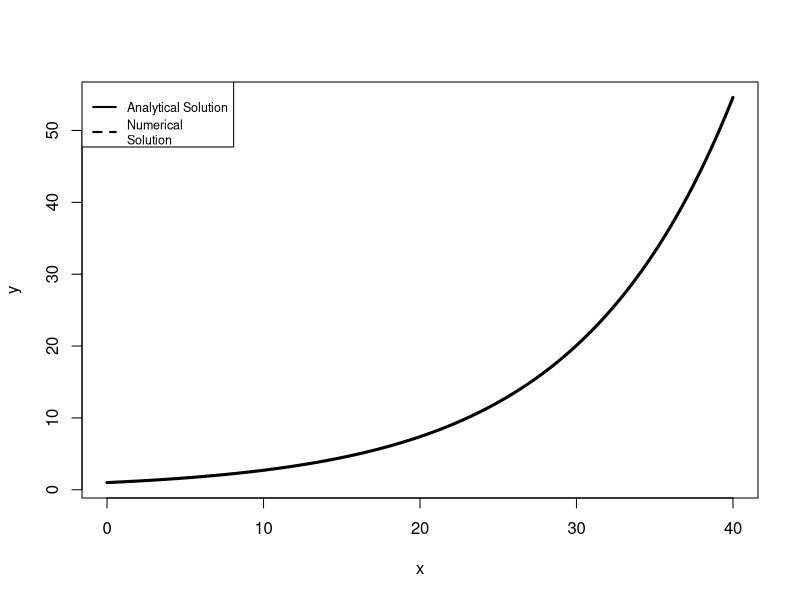
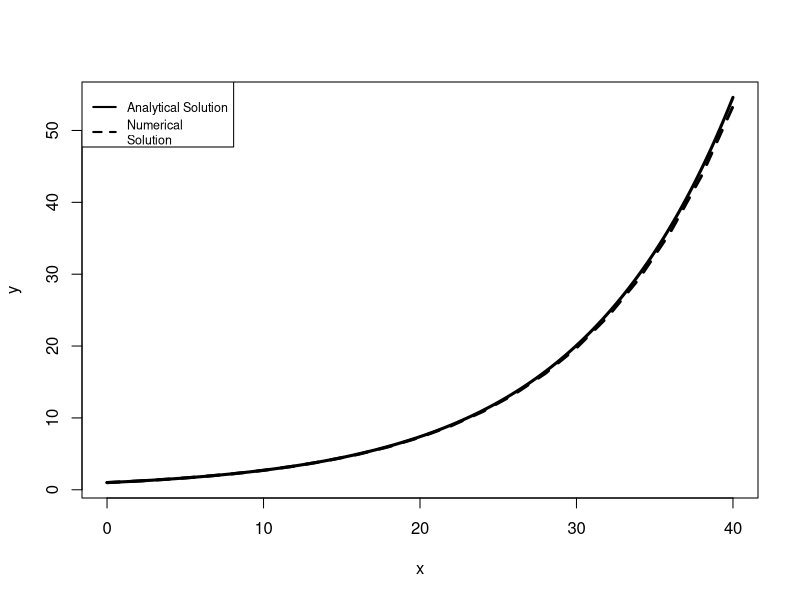
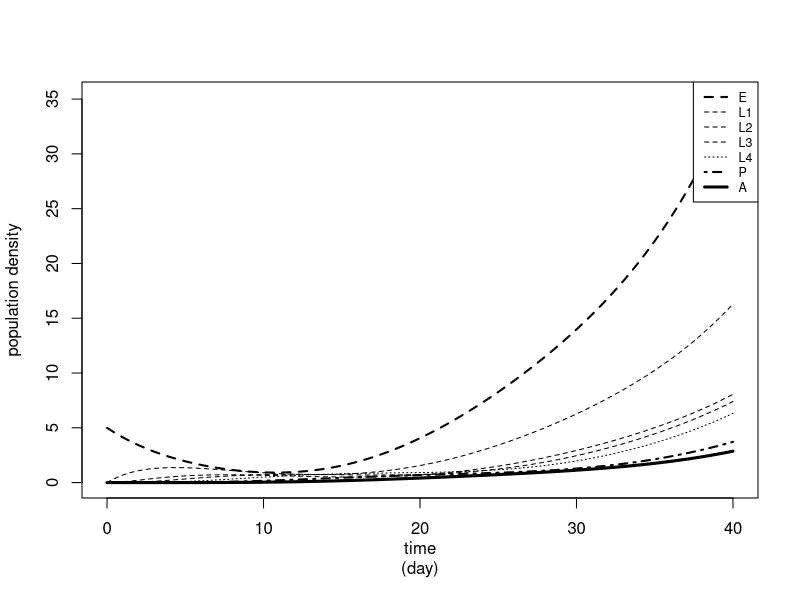
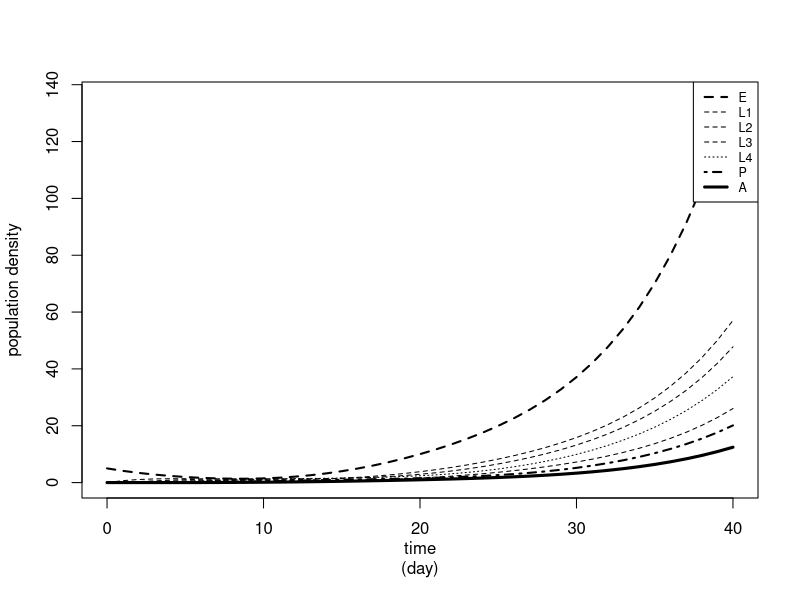

Write the R code that produced these figures, in order.

# Examples from dynamic crop models book
# Chapter 4

################
# euler integration method
################
exp_model <- function(a, Y0, duration = 40, dt = 1){
	K = duration/dt + 1
	Y = rep(NA, K)
	time = 0
	k = 1

	while (time < duration){
		dY = a*Y[K]*dt
		Y[k + 1] + dY
		time = time + dt
		k = k + 1
	} #end while loop

	return(round(as.data.frame(cbind(time = seq(0, duration, by = dt), Y)), 10))

} #end exp_model

#main
a <- 0.1
Y0 <- 1.0 
duration <- 40
dt <- 2

x <- seq(0, duration, by = 0.1)
y <- Y0*exp(a*x)

#take a look at a plot
plot(x, y, type = "l", lwd = 3)
lines(exp_model(a, Y0, duration, dt), lty = 2, lwd = 3, col = "black")
legend("topleft",legend=c("Analytical Solution","Numerical
Solution"),lwd=c(2,2),lty=c(1,2),col=c("black","black"),
cex=0.75)

################
# improved euler method
################

exp_model2 <- function(a, Y0, duration = 40, dt = 1){
	K = duration/dt + 1  # number of time steps
	Y = rep(NA, K)      
	Y[1] = Y0
	time = 0
	k = 1

	while(time < duration){
		dY = a*Y[k]*dt # change in state variable time t
		YP = Y[k] + dY # predict value of state variable at time t+dt
		dYP = a*YP*dt  # estimate change of state variable at t+dt
		Y[k+1] = Y[k] + (1/2)*(dY+dYP) #value of state variable
		time = time + dt # update time
		k = k + 1
	} # end while loop

	return(round(as.data.frame(cbind(time = seq(0, duration, by = dt), Y)), 10))

} #end exp_model2


#main
a <- 0.1
Y0 <- 1.0 
duration <- 40
dt <- 2

x <- seq(0, duration, by = 0.1)
y <- Y0*exp(a*x)

# take a look at a plot
# approximates much closer to the real values

plot(x, y, type = "l", lwd = 3)
lines(exp_model2(a, Y0, duration, dt), lty = 2, lwd = 3, col = "black")
legend("topleft",legend=c("Analytical Solution","Numerical
Solution"),lwd=c(2,2),lty=c(1,2),col=c("black","black"),
cex=0.75)


################
# multiple state variables Euler
################

# this has a lot of state variables to keep track of
pop_age_model <- function(rb = 3.5, mE = 0.017, rE = 0.172, m1 = 0.060,
                          r12 = 0.217, m2 = 0.032, r23 = 0.313, m3 = 0.022, 
                          r34 = 0.222, m4 = 0.020, r4P = 0.135, mP = 0.020, 
                          rPA = 0.099, mA = 0.027, iA = 0, duration = 100,
                          dt = 1){
	# create matrix of state variables, one per column, nrows for length of sim
	V = matrix(NA, ncol = 7, nrow = duration/dt+1, 
		dimnames = list(NULL, c("E", "L1", "L2", "L3", "L4", "P", "A")))

	# initialize state variables
	V[1, ] <- c(5, 0, 0, 0, 0, 0, 0)

	# simulation loop
	for(k in 1:(duration/dt)){
		# rates of change of state variables
		dE = (rb*V[k, "A"] - rE*V[k, "E"] - mE*V[k, "E"])*dt       # egg stage
		dL1 = (rE*V[k, "E"] - r12*V[k, "L1"] - m1*V[k, "L1"])*dt   # larvae1
		dL2 = (r12*V[k, "L1"] - r23*V[k, "L2"] - m2*V[k, "L2"])*dt # larvae2
		dL3 = (r23*V[k, "L2"] - r34*V[k, "L3"] - m3*V[k, "L3"])*dt # larvae3
		dL4 = (r34*V[k, "L3"] - r4P*V[k, "L4"] - m4*V[k, "L4"])*dt # larvae4
		dP = (r4P*V[k, "L4"] - rPA*V[k, "P"] - mP*V[k, "P"])*dt    # pupae
		dA = (rPA*V[k, "P"] - mA*V[k, "A"])*dt                     # adult

		dV = c(dE, dL1, dL2, dL3, dL4, dP, dA)
		# update variables
		V[k + 1, ] <- V[k, ] + dV
	} 
	# end simulation loop

	return(round(as.data.frame(cbind(time = (1: (duration/dt + 1))*dt - dt, V)),
		10))
}
# end pop_age_model


# non-neat book code for plotting, do not feel like re-writting
sim <- pop_age_model(rb=3.5,mE=0.017,rE=0.172,m1=0.060,
r12=0.217,m2=0.032,r23=0.313,m3=0.022,r34=0.222,m4=0.020,
r4P=0.135,mP=0.020,rPA=0.099,mA=0.027,iA=0,duration=40,dt=0.01)

sim[sim$time==0,]
sim[sim$time==10,]
sim[sim$time==40,]

graph.param=data.frame("V"=c("E","L1","L2","L3","L4","P","A"),
"lty"=c(2,2,2,2,3,4,1), "lwd"=c(2,1,1,1,1,2,3))
plot(c(0,max(sim$time)), c(0,max(sim[,-1])),type="n",xlab="time
(day)",ylab="population density")
null=sapply(c("E","L1","L2","L3","L4","P","A"),function(v)
lines(sim$time,sim[,v],
lty=graph.param[graph.param$V==v,"lty"],lwd=graph.param[graph.param$V==v,"lwd"]))
legend("topright", legend=graph.param$V, lty=graph.param$lty,
lwd = graph.param$lwd, cex=0.75)



################
# multiple state variables Runge-Kutta
################
pop_age_model_rk <- function(rb = 3.5, mE = 0.017, rE = 0.172, m1 = 0.060,
                          r12 = 0.217, m2 = 0.032, r23 = 0.313, m3 = 0.022, 
                          r34 = 0.222, m4 = 0.020, r4P = 0.135, mP = 0.020, 
                          rPA = 0.099, mA = 0.027, iA = 0, duration,
                          dt, method){

	# state variables starting values
	E0 = 5
	L10 = 0 
	L20 = 0
	L30 = 0
	L40 = 0
	P0  = 0
	A0  = 0

	# define ODEs
	pred_prey_ode <- function(time, state, pars){
		with(as.list(c(state, pars)), {
			dE  = (rb*A - rE*E - mE*E)*dt
			dL1 = (rE*E - r12*L1 - m1*L1)*dt
			dL2 = (r12*L1 - r23*L2- m2*L2)*dt
			dL3 = (r23*L1 - r34*L3- m3*L3)*dt
			dL4 = (r34*L3 - r4P*L4 - m4*L4)*dt
			dP  = (r4P*L4 - rPA*P - mP*P)*dt
			dA= (rPA*P - mA*A+iA)*dt
            
            # return list
            return(list(c(dE, dL1, dL2, dL3, dL4, dP, dA)))
		})
	}

	# set the initial states in the ode and a call to ode
	sim = ode(y = c(E = E0, L1 = L10, L2 = L20, L3 = L30, L4 = L40, P = P0,
	        A = A0),
	        times = seq(0, duration, by = dt), func = pred_prey_ode, 
	        parms = c(rb, mE, rE, m1, r12, m2, r23, m3, r34, m4, r4P, mP, rPA, 
	        	mA, iA),
	        method = rkMethod(method))

	return(as.data.frame(sim))

}

#load deSolve
library(deSolve)

sim2 <- pop_age_model_rk(rb = 3.5, mE = 0.017, rE = 0.172, m1 = 0.060,
                         r12 = 0.217, m2 = 0.032, r23 = 0.313, m3 = 0.022, 
                          r34 = 0.222, m4 = 0.020, r4P = 0.135, mP = 0.020, 
                          rPA = 0.099, mA = 0.027, iA = 0, duration = 40,
                          dt = 1, method = "rk4")


sim2[sim2$time==0,]
sim2[sim2$time==10,]
sim2[sim2$time==40,]

#compressed plotting code
graph.param = data.frame("V"=c("E","L1","L2","L3","L4","P","A"),
"lty"=c(2,2,2,2,3,4,1), "lwd"=c(2,1,1,1,1,2,3))
plot(c(0,max(sim2$time)), c(0,max(sim2[,-1])),type="n",xlab="time
(day)",ylab="population density")
null=sapply(c("E","L1","L2","L3","L4","P","A"),function(v)
lines(sim2$time,sim2[,v],
lty=graph.param[graph.param$V==v,"lty"],lwd=graph.param[graph.param$V==v,"lwd"]))
legend("topright", legend=graph.param$V, lty=graph.param$lty,
lwd=graph.param$lwd, cex=0.75)
